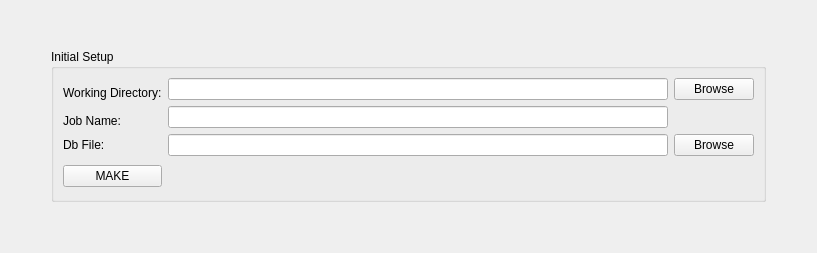
      <widget class="QWidget" name="tab_config">
       <attribute name="title">
        <string>File Management</string>
       </attribute>
       <attribute name="whatsThis">
        <string extracomment="de configuração do nome do Arquivo (FILENAME)">&lt;html&gt;&lt;head/&gt;&lt;body&gt;&lt;p&gt;Aba de configuração do nome do Arquivo (FILENAME)&lt;/p&gt;&lt;/body&gt;&lt;/html&gt;</string>
       </attribute>
       <layout class="QGridLayout" name="gridLayout_25">
        <item row="0" column="1">
         <spacer name="verticalSpacer_6">
          <property name="orientation">
           <enum>Qt::Vertical</enum>
          </property>
          <property name="sizeHint" stdset="0">
           <size>
            <width>20</width>
            <height>38</height>
           </size>
          </property>
         </spacer>
        </item>
        <item row="2" column="1">
         <spacer name="verticalSpacer_7">
          <property name="orientation">
           <enum>Qt::Vertical</enum>
          </property>
          <property name="sizeHint" stdset="0">
           <size>
            <width>20</width>
            <height>40</height>
           </size>
          </property>
         </spacer>
        </item>
        <item row="1" column="2">
         <spacer name="horizontalSpacer_15">
          <property name="orientation">
           <enum>Qt::Horizontal</enum>
          </property>
          <property name="sizeHint" stdset="0">
           <size>
            <width>40</width>
            <height>20</height>
           </size>
          </property>
         </spacer>
        </item>
        <item row="1" column="1">
         <widget class="QGroupBox" name="groupBox">
          <property name="sizePolicy">
           <sizepolicy hsizetype="Preferred" vsizetype="Expanding">
            <horstretch>0</horstretch>
            <verstretch>0</verstretch>
           </sizepolicy>
          </property>
          <property name="title">
           <string>Initial Setup</string>
          </property>
          <property name="flat">
           <bool>false</bool>
          </property>
          <property name="checkable">
           <bool>false</bool>
          </property>
          <layout class="QGridLayout" name="gridLayout_5">
           <item row="0" column="0">
            <widget class="QLabel" name="label_workDir">
             <property name="text">
              <string>Working Directory:</string>
             </property>
             <property name="alignment">
              <set>Qt::AlignBottom|Qt::AlignLeading|Qt::AlignLeft</set>
             </property>
            </widget>
           </item>
           <item row="0" column="1">
            <widget class="QLineEdit" name="lineEdit_WorkingDir">
             <property name="sizePolicy">
              <sizepolicy hsizetype="Minimum" vsizetype="Fixed">
               <horstretch>0</horstretch>
               <verstretch>0</verstretch>
              </sizepolicy>
             </property>
             <property name="minimumSize">
              <size>
               <width>500</width>
               <height>0</height>
              </size>
             </property>
             <property name="text">
              <string/>
             </property>
             <property name="readOnly">
              <bool>false</bool>
             </property>
            </widget>
           </item>
           <item row="0" column="2">
            <widget class="QPushButton" name="pushButton_WorkingDir">
             <property name="text">
              <string>Browse</string>
             </property>
            </widget>
           </item>
           <item row="1" column="0">
            <widget class="QLabel" name="label_jobName">
             <property name="text">
              <string>Job Name:</string>
             </property>
             <property name="alignment">
              <set>Qt::AlignBottom|Qt::AlignLeading|Qt::AlignLeft</set>
             </property>
            </widget>
           </item>
           <item row="1" column="1">
            <widget class="QLineEdit" name="lineEdit_jobName">
             <property name="sizePolicy">
              <sizepolicy hsizetype="Minimum" vsizetype="Fixed">
               <horstretch>0</horstretch>
               <verstretch>0</verstretch>
              </sizepolicy>
             </property>
             <property name="minimumSize">
              <size>
               <width>500</width>
               <height>0</height>
              </size>
             </property>
             <property name="acceptDrops">
              <bool>true</bool>
             </property>
             <property name="maxLength">
              <number>300</number>
             </property>
             <property name="dragEnabled">
              <bool>false</bool>
             </property>
            </widget>
           </item>
           <item row="2" column="0">
            <widget class="QLabel" name="label_dbFile">
             <property name="text">
              <string>Db File:</string>
             </property>
            </widget>
           </item>
           <item row="2" column="1">
            <widget class="QLineEdit" name="lineEdit_dbFile">
             <property name="sizePolicy">
              <sizepolicy hsizetype="Minimum" vsizetype="Fixed">
               <horstretch>0</horstretch>
               <verstretch>0</verstretch>
              </sizepolicy>
             </property>
             <property name="minimumSize">
              <size>
               <width>500</width>
               <height>0</height>
              </size>
             </property>
             <property name="maxLength">
              <number>300</number>
             </property>
             <property name="readOnly">
              <bool>true</bool>
             </property>
            </widget>
           </item>
           <item row="2" column="2">
            <widget class="QPushButton" name="pushButton_dbFile">
             <property name="text">
              <string>Browse</string>
             </property>
            </widget>
           </item>
           <item row="3" column="0">
            <widget class="QPushButton" name="pushButton_Run">
             <property name="text">
              <string>MAKE</string>
             </property>
            </widget>
           </item>
           <item row="3" column="2">
            <spacer name="horizontalSpacer_14">
             <property name="orientation">
              <enum>Qt::Horizontal</enum>
             </property>
             <property name="sizeHint" stdset="0">
              <size>
               <width>40</width>
               <height>20</height>
              </size>
             </property>
            </spacer>
           </item>
           <item row="3" column="1">
            <widget class="QLabel" name="label_AnsysVersion">
             <property name="font">
              <font>
               <weight>75</weight>
               <italic>false</italic>
               <bold>true</bold>
               <strikeout>false</strikeout>
              </font>
             </property>
             <property name="focusPolicy">
              <enum>Qt::NoFocus</enum>
             </property>
             <property name="text">
              <string extracomment="Ansys Version">&lt;html&gt;&lt;head/&gt;&lt;body&gt;&lt;p&gt;&lt;br/&gt;&lt;/p&gt;&lt;/body&gt;&lt;/html&gt;</string>
             </property>
            </widget>
           </item>
          </layout>
          <zorder>horizontalSpacer_14</zorder>
          <zorder>label_workDir</zorder>
          <zorder>label_jobName</zorder>
          <zorder>label_dbFile</zorder>
          <zorder>lineEdit_WorkingDir</zorder>
          <zorder>lineEdit_jobName</zorder>
          <zorder>lineEdit_dbFile</zorder>
          <zorder>pushButton_WorkingDir</zorder>
          <zorder>pushButton_dbFile</zorder>
          <zorder>pushButton_Run</zorder>
          <zorder>label_AnsysVersion</zorder>
         </widget>
        </item>
        <item row="1" column="0">
         <spacer name="horizontalSpacer_16">
          <property name="orientation">
           <enum>Qt::Horizontal</enum>
          </property>
          <property name="sizeHint" stdset="0">
           <size>
            <width>40</width>
            <height>20</height>
           </size>
          </property>
         </spacer>
        </item>
       </layout>
      </widget>
